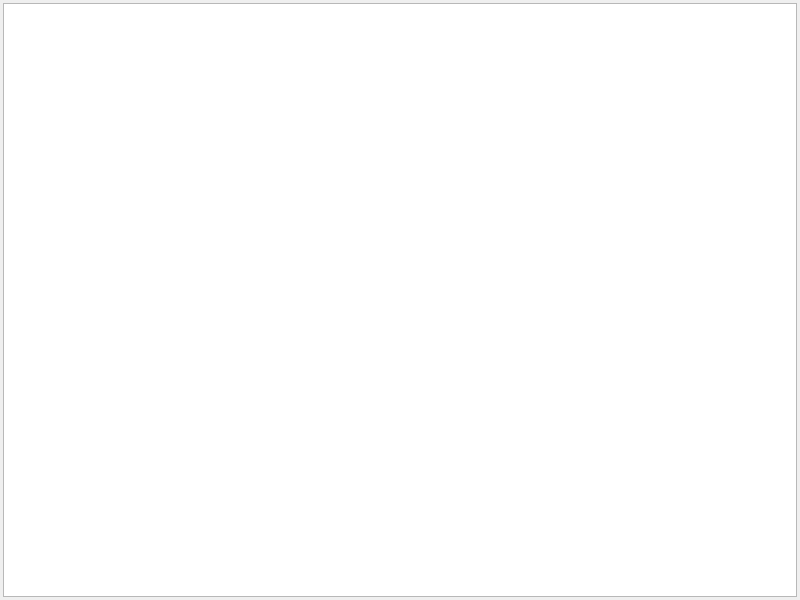
<?xml version="1.0" encoding="UTF-8"?>
<ui version="4.0">
 <class>JsonEditor_MC</class>
 <widget class="QWidget" name="JsonEditor_MC">
  <property name="geometry">
   <rect>
    <x>0</x>
    <y>0</y>
    <width>800</width>
    <height>600</height>
   </rect>
  </property>
  <property name="windowTitle">
   <string>Form</string>
  </property>
  <layout class="QGridLayout" name="gridLayout">
   <property name="leftMargin">
    <number>3</number>
   </property>
   <property name="topMargin">
    <number>3</number>
   </property>
   <property name="rightMargin">
    <number>3</number>
   </property>
   <property name="bottomMargin">
    <number>3</number>
   </property>
   <property name="spacing">
    <number>0</number>
   </property>
   <item row="0" column="0">
    <widget class="QTreeView" name="treeView">
     <property name="font">
      <font>
       <family>HarmonyOS Sans</family>
       <pointsize>12</pointsize>
       <weight>50</weight>
       <bold>false</bold>
      </font>
     </property>
     <property name="focusPolicy">
      <enum>Qt::NoFocus</enum>
     </property>
     <property name="styleSheet">
      <string notr="true"/>
     </property>
     <property name="frameShape">
      <enum>QFrame::StyledPanel</enum>
     </property>
     <property name="alternatingRowColors">
      <bool>true</bool>
     </property>
    </widget>
   </item>
  </layout>
 </widget>
 <resources/>
 <connections/>
</ui>
